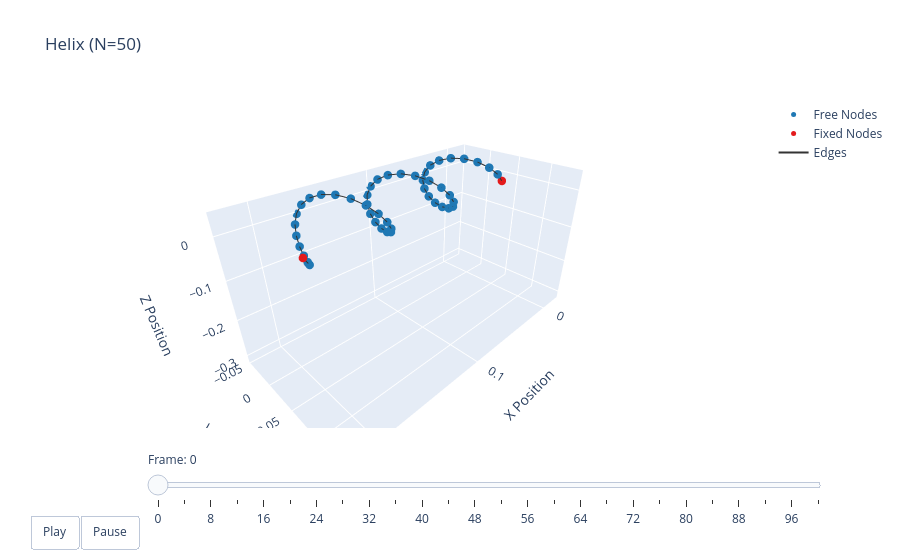

Source (notebook cell):
### Code cell
options = dismech.AnimationOptions(title='Helix (N=50)', plot_step=4)

fig = dismech.get_interactive_animation_plotly(robot, t_arr, qs, options)
fig.show()

### Figure 1 — Plotly figure (JSON) as saved in the notebook; plotly's stock layout.template omitted (floating-point values rounded to 4 significant figures; data arrays with more than 128 entries replaced by an {"elided": "..."} marker saying what was removed)
{"data": [{"marker": {"color": "#1f78b4", "size": 5}, "mode": "markers", "name": "Free Nodes", "type": "scatter3d", "x": [0.004082, 0.008163, 0.01225, 0.01633, 0.02041, 0.02449, 0.02857, 0.03265, 0.03673, 0.04082, 0.0449, 0.04898, 0.05306, 0.05714, 0.06122, 0.06531, 0.06939, 0.07347, 0.07755, 0.08163, 0.08571, 0.0898, 0.09388, 0.09796, 0.102, 0.1061, 0.1102, 0.1143, 0.1184, 0.1224, 0.1265, 0.1306, 0.1347, 0.1388, 0.1429, 0.1469, 0.151, 0.1551, 0.1592, 0.1633, 0.1673, 0.1714, 0.1755, 0.1796, 0.1837, 0.1878, 0.1918, 0.1959], "y": [0.04635, 0.03592, 0.02024, 0.001603, -0.01727, -0.03361, -0.04505, -0.0499, -0.04745, -0.03807, -0.02313, -0.004801, 0.01423, 0.03117, 0.04357, 0.04959, 0.04836, 0.04007, 0.02592, 0.00798, -0.01113, -0.02861, -0.0419, -0.04908, -0.04908, -0.0419, -0.02861, -0.01113, 0.00798, 0.02592, 0.04007, 0.04836, 0.04959, 0.04357, 0.03117, 0.01423, -0.004801, -0.02313, -0.03807, -0.04745, -0.0499, -0.04505, -0.03361, -0.01727, 0.001603, 0.02024, 0.03592, 0.04635], "z": [0.01876, 0.03478, 0.04572, 0.04997, 0.04692, 0.03701, 0.02169, 0.003204, -0.01576, -0.03241, -0.04433, -0.04977, -0.04793, -0.03909, -0.02454, -0.006394, 0.01268, 0.02991, 0.04276, 0.04936, 0.04875, 0.04101, 0.02728, 0.009558, -0.009558, -0.02728, -0.04101, -0.04875, -0.04936, -0.04276, -0.02991, -0.01268, 0.006394, 0.02454, 0.03909, 0.04793, 0.04977, 0.04433, 0.03241, 0.01576, -0.003204, -0.02169, -0.03701, -0.04692, -0.04997, -0.04572, -0.03478, -0.01876]}, {"marker": {"color": "#e31a1c", "size": 5}, "mode": "markers", "name": "Fixed Nodes", "type": "scatter3d", "x": [0.0, 0.2], "y": [0.05, 0.05], "z": [0.0, -0.0]}, {"line": {"color": "#333333", "width": 2}, "mode": "lines", "name": "Edges", "type": "scatter3d", "x": {"elided": "147 float values"}, "y": {"elided": "147 float values"}, "z": {"elided": "147 float values"}}, {"color": "rgba(166, 206, 227, 0.7)", "i": [], "j": [], "k": [], "name": "Faces", "opacity": 0.7, "showscale": false, "type": "mesh3d", "x": [0.0, 0.004082, 0.008163, 0.01225, 0.01633, 0.02041, 0.02449, 0.02857, 0.03265, 0.03673, 0.04082, 0.0449, 0.04898, 0.05306, 0.05714, 0.06122, 0.06531, 0.06939, 0.07347, 0.07755, 0.08163, 0.08571, 0.0898, 0.09388, 0.09796, 0.102, 0.1061, 0.1102, 0.1143, 0.1184, 0.1224, 0.1265, 0.1306, 0.1347, 0.1388, 0.1429, 0.1469, 0.151, 0.1551, 0.1592, 0.1633, 0.1673, 0.1714, 0.1755, 0.1796, 0.1837, 0.1878, 0.1918, 0.1959, 0.2], "y": [0.05, 0.04635, 0.03592, 0.02024, 0.001603, -0.01727, -0.03361, -0.04505, -0.0499, -0.04745, -0.03807, -0.02313, -0.004801, 0.01423, 0.03117, 0.04357, 0.04959, 0.04836, 0.04007, 0.02592, 0.00798, -0.01113, -0.02861, -0.0419, -0.04908, -0.04908, -0.0419, -0.02861, -0.01113, 0.00798, 0.02592, 0.04007, 0.04836, 0.04959, 0.04357, 0.03117, 0.01423, -0.004801, -0.02313, -0.03807, -0.04745, -0.0499, -0.04505, -0.03361, -0.01727, 0.001603, 0.02024, 0.03592, 0.04635, 0.05], "z": [0.0, 0.01876, 0.03478, 0.04572, 0.04997, 0.04692, 0.03701, 0.02169, 0.003204, -0.01576, -0.03241, -0.04433, -0.04977, -0.04793, -0.03909, -0.02454, -0.006394, 0.01268, 0.02991, 0.04276, 0.04936, 0.04875, 0.04101, 0.02728, 0.009558, -0.009558, -0.02728, -0.04101, -0.04875, -0.04936, -0.04276, -0.02991, -0.01268, 0.006394, 0.02454, 0.03909, 0.04793, 0.04977, 0.04433, 0.03241, 0.01576, -0.003204, -0.02169, -0.03701, -0.04692, -0.04997, -0.04572, -0.03478, -0.01876, -0.0]}], "layout": {"scene": {"camera": {"eye": {"x": 1.225, "y": 1.225, "z": 1.0}}, "xaxis": {"range": [-0.02526, 0.2262], "title": {"text": "X Position"}}, "yaxis": {"range": [-0.05173, 0.1431], "title": {"text": "Y Position"}}, "zaxis": {"range": [-0.3206, 0.04997], "title": {"text": "Z Position"}}}, "sliders": [{"currentvalue": {"prefix": "Frame: "}, "steps": [{"args": [["0"], {"frame": {"duration": 50, "redraw": true}, "mode": "immediate"}], "label": "0", "method": "animate"}, {"args": [["1"], {"frame": {"duration": 50, "redraw": true}, "mode": "immediate"}], "label": "4", "method": "animate"}, {"args": [["2"], {"frame": {"duration": 50, "redraw": true}, "mode": "immediate"}], "label": "8", "method": "animate"}, {"args": [["3"], {"frame": {"duration": 50, "redraw": true}, "mode": "immediate"}], "label": "12", "method": "animate"}, {"args": [["4"], {"frame": {"duration": 50, "redraw": true}, "mode": "immediate"}], "label": "16", "method": "animate"}, {"args": [["5"], {"frame": {"duration": 50, "redraw": true}, "mode": "immediate"}], "label": "20", "method": "animate"}, {"args": [["6"], {"frame": {"duration": 50, "redraw": true}, "mode": "immediate"}], "label": "24", "method": "animate"}, {"args": [["7"], {"frame": {"duration": 50, "redraw": true}, "mode": "immediate"}], "label": "28", "method": "animate"}, {"args": [["8"], {"frame": {"duration": 50, "redraw": true}, "mode": "immediate"}], "label": "32", "method": "animate"}, {"args": [["9"], {"frame": {"duration": 50, "redraw": true}, "mode": "immediate"}], "label": "36", "method": "animate"}, {"args": [["10"], {"frame": {"duration": 50, "redraw": true}, "mode": "immediate"}], "label": "40", "method": "animate"}, {"args": [["11"], {"frame": {"duration": 50, "redraw": true}, "mode": "immediate"}], "label": "44", "method": "animate"}, {"args": [["12"], {"frame": {"duration": 50, "redraw": true}, "mode": "immediate"}], "label": "48", "method": "animate"}, {"args": [["13"], {"frame": {"duration": 50, "redraw": true}, "mode": "immediate"}], "label": "52", "method": "animate"}, {"args": [["14"], {"frame": {"duration": 50, "redraw": true}, "mode": "immediate"}], "label": "56", "method": "animate"}, {"args": [["15"], {"frame": {"duration": 50, "redraw": true}, "mode": "immediate"}], "label": "60", "method": "animate"}, {"args": [["16"], {"frame": {"duration": 50, "redraw": true}, "mode": "immediate"}], "label": "64", "method": "animate"}, {"args": [["17"], {"frame": {"duration": 50, "redraw": true}, "mode": "immediate"}], "label": "68", "method": "animate"}, {"args": [["18"], {"frame": {"duration": 50, "redraw": true}, "mode": "immediate"}], "label": "72", "method": "animate"}, {"args": [["19"], {"frame": {"duration": 50, "redraw": true}, "mode": "immediate"}], "label": "76", "method": "animate"}, {"args": [["20"], {"frame": {"duration": 50, "redraw": true}, "mode": "immediate"}], "label": "80", "method": "animate"}, {"args": [["21"], {"frame": {"duration": 50, "redraw": true}, "mode": "immediate"}], "label": "84", "method": "animate"}, {"args": [["22"], {"frame": {"duration": 50, "redraw": true}, "mode": "immediate"}], "label": "88", "method": "animate"}, {"args": [["23"], {"frame": {"duration": 50, "redraw": true}, "mode": "immediate"}], "label": "92", "method": "animate"}, {"args": [["24"], {"frame": {"duration": 50, "redraw": true}, "mode": "immediate"}], "label": "96", "method": "animate"}, {"args": [["25"], {"frame": {"duration": 50, "redraw": true}, "mode": "immediate"}], "label": "100", "method": "animate"}], "transition": {"duration": 0}, "x": 0.1, "y": 0}], "title": {"text": "Helix (N=50)"}, "updatemenus": [{"buttons": [{"args": [null, {"frame": {"duration": 50, "redraw": true}, "fromcurrent": true}], "label": "Play", "method": "animate"}, {"args": [[null], {"frame": {"duration": 0, "redraw": true}, "mode": "immediate"}], "label": "Pause", "method": "animate"}], "direction": "left", "pad": {"r": 10, "t": 87}, "showactive": false, "type": "buttons", "x": 0.1, "xanchor": "right", "y": 0, "yanchor": "top"}]}}
